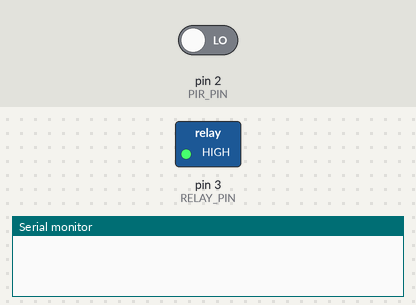
Recording of a sketch running on a simulated Arduino Uno, built with avr-gcc and run on an emulated ATmega328P. On the bench: switched loads named in the sketch (green lamp = pin HIGH), the last lines printed to the serial monitor. Inputs (shaded band) come from the test bench; at power-on: pin 2 (PIR_PIN) LOW.

Above: at 4.2 s.
4.3 s: pin 2 (PIR_PIN) driven HIGH
At 5.2 s:
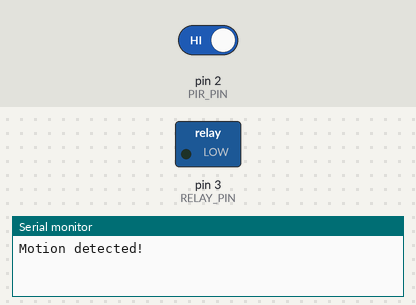
5.8 s: pin 2 (PIR_PIN) driven LOW
At 6.3 s:
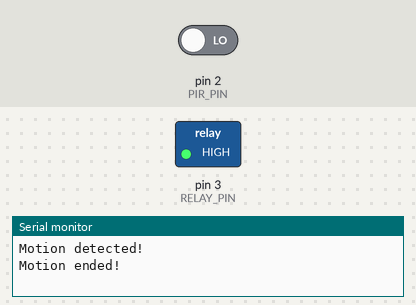
Timing chart, 0 to 8.8 s (numbered marks = the images above; inputs shaded):
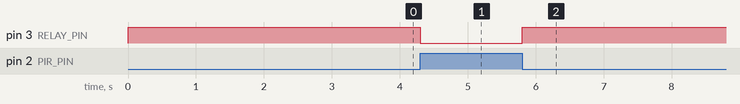

Measured:
- after the input at 4.3 s, pin 3 (RELAY_PIN): HIGH → LOW at once
- after the input at 5.8 s, pin 3 (RELAY_PIN): LOW → HIGH at once

The sketch:

motion_sensor_relay_arduino.ino
```cpp
#define PIR_PIN 2
#define RELAY_PIN 3

bool motionState = false;

void setup() {
  pinMode(PIR_PIN, INPUT);
  pinMode(RELAY_PIN, OUTPUT);
  digitalWrite(RELAY_PIN, HIGH);
  Serial.begin(9600);
  delay(3000); // allow sensor to stabilize
}

void loop() {
  int motion = digitalRead(PIR_PIN);

  if (motion == HIGH && !motionState) {
    Serial.println("Motion detected!");
    digitalWrite(RELAY_PIN, LOW);
    motionState = true;
  }
  else if (motion == LOW && motionState) {
    Serial.println("Motion ended!");
    digitalWrite(RELAY_PIN, HIGH);
    motionState = false;
  }

  delay(100);
}
```
